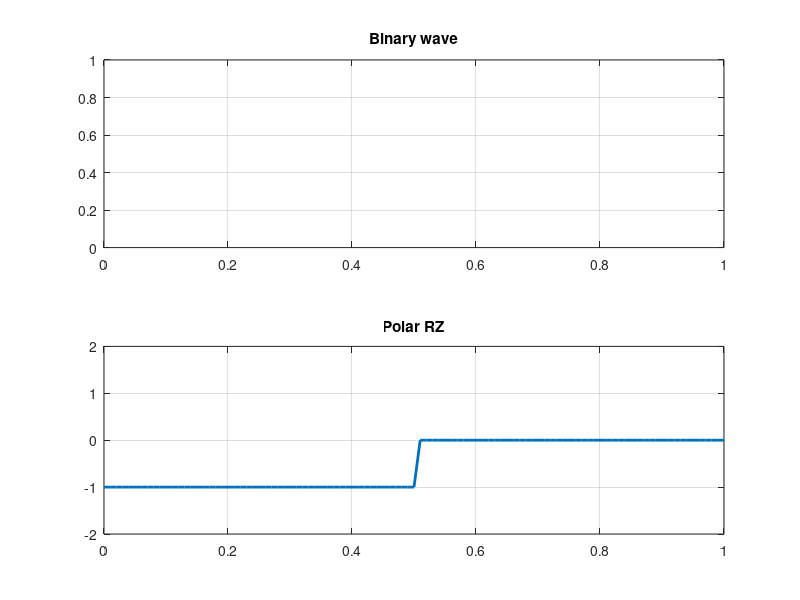

MATLAB code to generate this figure:
%Polar RZ
%Each symbol has a transition in the middle. Either from
%high to zero or from low to zero
clc;
close all;
clear;

b=input('Binary data: ','s')-'0';
n=length(b);
t=0:0.01:n;

for i=1:n
  bw(i*100:(i+1)*100)=b(i);
end
bw=bw(100:end);

subplot(2,1,1)
plot(t,bw, 'linewidth',2);
axis([0 n 0 +1]);
grid on;
title('Binary wave')

for j=1:n
  if(b(j)==1)
    x(j*100:(j*100)+50) = 1;
    x((j*100)+51:(j+1)*100) = 0; %High to Low (1 to -0)
  else
    x(j*100:(j*100)+50) = -1;
    x((j*100)+51:(j+1)*100) = 0; %Low to high (-1 to 0)
  endif
end

x=x(100:end);

subplot(2,1,2)
plot(t,x, 'linewidth',2);
axis([0 n -2 +2]);
grid on;
title('Polar RZ')





